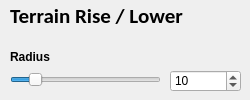
       <widget class="QDockWidget" name="editTerrainDockWidget">
        <property name="enabled">
         <bool>true</bool>
        </property>
        <property name="minimumSize">
         <size>
          <width>250</width>
          <height>38</height>
         </size>
        </property>
        <property name="maximumSize">
         <size>
          <width>250</width>
          <height>524287</height>
         </size>
        </property>
        <property name="autoFillBackground">
         <bool>true</bool>
        </property>
        <property name="windowTitle">
         <string>Edit Terrain</string>
        </property>
        <widget class="QWidget" name="dockWidgetContents_8">
         <widget class="QSlider" name="terrainRadiusSlider">
          <property name="geometry">
           <rect>
            <x>10</x>
            <y>70</y>
            <width>151</width>
            <height>19</height>
           </rect>
          </property>
          <property name="minimum">
           <number>1</number>
          </property>
          <property name="maximum">
           <number>70</number>
          </property>
          <property name="pageStep">
           <number>10</number>
          </property>
          <property name="value">
           <number>10</number>
          </property>
          <property name="orientation">
           <enum>Qt::Horizontal</enum>
          </property>
          <property name="invertedAppearance">
           <bool>false</bool>
          </property>
          <property name="invertedControls">
           <bool>false</bool>
          </property>
         </widget>
         <widget class="QLabel" name="label_2">
          <property name="geometry">
           <rect>
            <x>10</x>
            <y>0</y>
            <width>191</width>
            <height>31</height>
           </rect>
          </property>
          <property name="font">
           <font>
            <family>Calibri</family>
            <pointsize>16</pointsize>
            <weight>75</weight>
            <bold>true</bold>
           </font>
          </property>
          <property name="frameShape">
           <enum>QFrame::NoFrame</enum>
          </property>
          <property name="lineWidth">
           <number>1</number>
          </property>
          <property name="text">
           <string>Terrain Rise / Lower</string>
          </property>
          <property name="scaledContents">
           <bool>false</bool>
          </property>
         </widget>
         <widget class="QLabel" name="label">
          <property name="geometry">
           <rect>
            <x>10</x>
            <y>50</y>
            <width>47</width>
            <height>13</height>
           </rect>
          </property>
          <property name="font">
           <font>
            <weight>75</weight>
            <bold>true</bold>
           </font>
          </property>
          <property name="text">
           <string>Radius</string>
          </property>
         </widget>
         <widget class="QSlider" name="terrainStrengthSlider">
          <property name="geometry">
           <rect>
            <x>10</x>
            <y>130</y>
            <width>151</width>
            <height>19</height>
           </rect>
          </property>
          <property name="minimum">
           <number>1</number>
          </property>
          <property name="maximum">
           <number>200</number>
          </property>
          <property name="value">
           <number>100</number>
          </property>
          <property name="orientation">
           <enum>Qt::Horizontal</enum>
          </property>
          <property name="invertedAppearance">
           <bool>false</bool>
          </property>
          <property name="invertedControls">
           <bool>false</bool>
          </property>
         </widget>
         <widget class="QLabel" name="label_3">
          <property name="geometry">
           <rect>
            <x>10</x>
            <y>110</y>
            <width>61</width>
            <height>16</height>
           </rect>
          </property>
          <property name="font">
           <font>
            <weight>75</weight>
            <bold>true</bold>
           </font>
          </property>
          <property name="text">
           <string>Strength</string>
          </property>
         </widget>
         <widget class="QLabel" name="label_4">
          <property name="geometry">
           <rect>
            <x>10</x>
            <y>170</y>
            <width>61</width>
            <height>16</height>
           </rect>
          </property>
          <property name="font">
           <font>
            <weight>75</weight>
            <bold>true</bold>
           </font>
          </property>
          <property name="text">
           <string>Height</string>
          </property>
         </widget>
         <widget class="QSlider" name="terrainHeightSlider">
          <property name="geometry">
           <rect>
            <x>10</x>
            <y>190</y>
            <width>151</width>
            <height>19</height>
           </rect>
          </property>
          <property name="minimum">
           <number>-32768</number>
          </property>
          <property name="maximum">
           <number>32768</number>
          </property>
          <property name="value">
           <number>150</number>
          </property>
          <property name="sliderPosition">
           <number>150</number>
          </property>
          <property name="orientation">
           <enum>Qt::Horizontal</enum>
          </property>
          <property name="invertedAppearance">
           <bool>false</bool>
          </property>
          <property name="invertedControls">
           <bool>false</bool>
          </property>
         </widget>
         <widget class="QSpinBox" name="spinBox">
          <property name="geometry">
           <rect>
            <x>170</x>
            <y>70</y>
            <width>71</width>
            <height>22</height>
           </rect>
          </property>
          <property name="minimum">
           <number>1</number>
          </property>
          <property name="maximum">
           <number>70</number>
          </property>
          <property name="value">
           <number>10</number>
          </property>
         </widget>
         <widget class="QSpinBox" name="spinBox_2">
          <property name="geometry">
           <rect>
            <x>170</x>
            <y>130</y>
            <width>71</width>
            <height>22</height>
           </rect>
          </property>
          <property name="minimum">
           <number>1</number>
          </property>
          <property name="maximum">
           <number>200</number>
          </property>
          <property name="value">
           <number>100</number>
          </property>
         </widget>
         <widget class="QSpinBox" name="spinBox_3">
          <property name="geometry">
           <rect>
            <x>170</x>
            <y>190</y>
            <width>71</width>
            <height>22</height>
           </rect>
          </property>
          <property name="minimum">
           <number>-32768</number>
          </property>
          <property name="maximum">
           <number>32768</number>
          </property>
          <property name="value">
           <number>150</number>
          </property>
         </widget>
        </widget>
       </widget>
